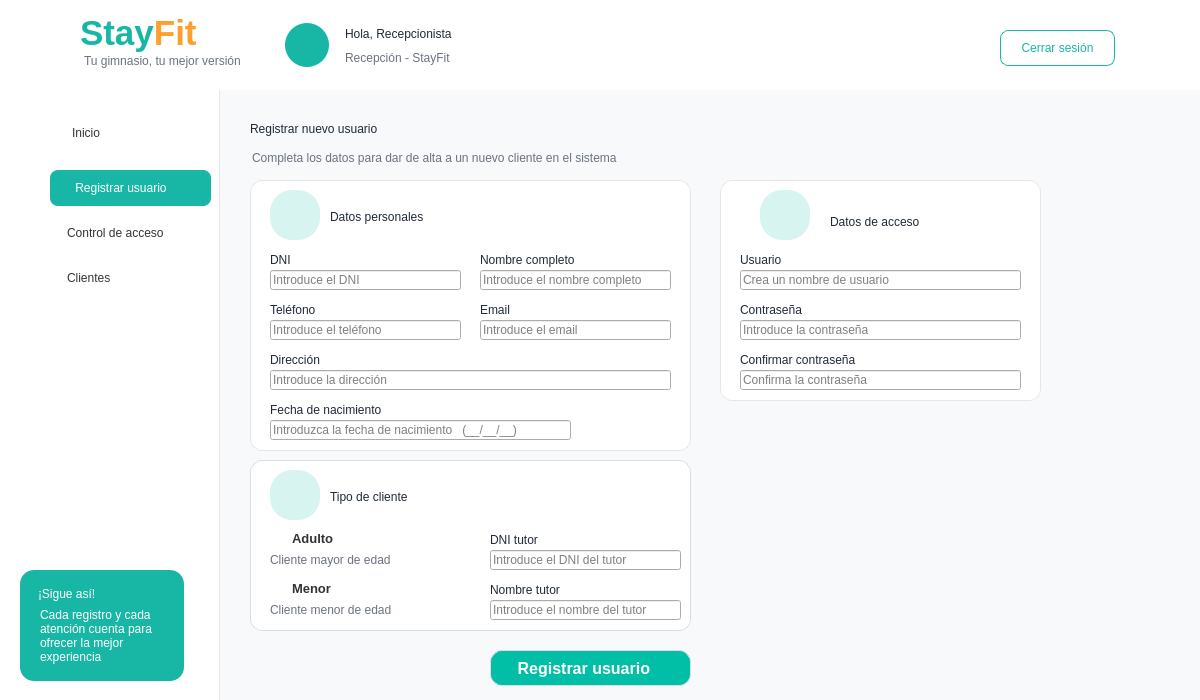
<?xml version="1.0" encoding="UTF-8"?>
<ui version="4.0">
 <class>MainWindow</class>
 <widget class="QMainWindow" name="MainWindow">
  <property name="geometry">
   <rect>
    <x>0</x>
    <y>0</y>
    <width>1200</width>
    <height>700</height>
   </rect>
  </property>
  <property name="windowTitle">
   <string>StayFit - Panel Cliente</string>
  </property>
  <property name="styleSheet">
   <string notr="true">QMainWindow { background-color: #F7F9FA; }
QLabel { background: transparent; color: #1F2937; font-family: &quot;Segoe UI&quot;; }
QPushButton { font-family: &quot;Segoe UI&quot;; }
QFrame#frameHeader { background-color: white; border-bottom: 1px solid #E5E7EB; }
QFrame#frameMenu { background-color: white; border-right: 1px solid #E5E7EB; }
QFrame#frameContenido { background-color: #F7F9FA; border: none; }
QFrame#card1, QFrame#card2, QFrame#card3, QFrame#card4, QFrame#cardTabla, QFrame#cardPago, QFrame#cardActividad, QFrame#cardConsejo, QFrame#cardMotivacion, QFrame#cardSigue { background-color: white; border: 1px solid #E6E6E6; border-radius: 12px; }
QPushButton#btnInicio { background-color: #18B7A5; color: white; border-radius: 8px; text-align: left; padding-left: 22px; font: bold 11pt &quot;Segoe UI&quot;; }
QPushButton#btnClases, QPushButton#btnInscripciones, QPushButton#btnPagos, QPushButton#btnEstadisticas, QPushButton#btnCalorias, QPushButton#btnPerfil, QPushButton#btnInformacion { background-color: transparent; color: #333333; border: none; text-align: left; padding-left: 22px; font: 11pt &quot;Segoe UI&quot;; }
QPushButton#btnClases:hover, QPushButton#btnInscripciones:hover, QPushButton#btnPagos:hover, QPushButton#btnEstadisticas:hover, QPushButton#btnCalorias:hover, QPushButton#btnPerfil:hover, QPushButton#btnInformacion:hover { background-color: #E6F7F5; border-radius: 8px; }
QPushButton#btnCerrarSesion { background-color: white; color: #18B7A5; border: 1px solid #18B7A5; border-radius: 8px; font: bold 10pt &quot;Segoe UI&quot;; }
QPushButton#btnVerInscripciones { background-color: #18B7A5; color: white; border: none; border-radius: 8px; font: bold 10pt &quot;Segoe UI&quot;; }
QPushButton#btnMini { background-color: transparent; color: #00A896; border: none; font: bold 9pt &quot;Segoe UI&quot;; }
QTableWidget { background-color: white; border: 1px solid #E6E6E6; border-radius: 8px; gridline-color: #E6E6E6; font: 9pt &quot;Segoe UI&quot;; }
QHeaderView::section { background-color: white; color: #1F2937; font: bold 9pt &quot;Segoe UI&quot;; border: none; border-bottom: 1px solid #E6E6E6; padding: 6px; }</string>
  </property>
  <widget class="QWidget" name="centralwidget">
   <widget class="QFrame" name="frameHeader">
    <property name="geometry">
     <rect>
      <x>0</x>
      <y>0</y>
      <width>1201</width>
      <height>91</height>
     </rect>
    </property>
    <property name="frameShape">
     <enum>QFrame::NoFrame</enum>
    </property>
    <widget class="QLabel" name="lblLogoIcono">
     <property name="geometry">
      <rect>
       <x>18</x>
       <y>10</y>
       <width>65</width>
       <height>65</height>
      </rect>
     </property>
     <property name="styleSheet">
      <string notr="true">font: 28pt &quot;Segoe UI Emoji&quot;; color: #18B7A5;</string>
     </property>
     <property name="text">
      <string/>
     </property>
     <property name="pixmap">
      <pixmap>../imagenes/logo_stayfit.png</pixmap>
     </property>
     <property name="scaledContents">
      <bool>true</bool>
     </property>
    </widget>
    <widget class="QLabel" name="labelStayFitHeader">
     <property name="geometry">
      <rect>
       <x>80</x>
       <y>8</y>
       <width>170</width>
       <height>51</height>
      </rect>
     </property>
     <property name="text">
      <string>&lt;html&gt;&lt;head/&gt;&lt;body&gt;&lt;p&gt;&lt;span style=&quot; font-size:26pt; font-weight:700; color:#18B7A5;&quot;&gt;Stay&lt;/span&gt;&lt;span style=&quot; font-size:26pt; font-weight:700; color:#FF9F2E;&quot;&gt;Fit&lt;/span&gt;&lt;/p&gt;&lt;/body&gt;&lt;/html&gt;</string>
     </property>
    </widget>
    <widget class="QLabel" name="labelSubtituloHeader">
     <property name="geometry">
      <rect>
       <x>84</x>
       <y>52</y>
       <width>170</width>
       <height>18</height>
      </rect>
     </property>
     <property name="styleSheet">
      <string notr="true">color: #6B7280; font: 9pt &quot;Segoe UI&quot;;</string>
     </property>
     <property name="text">
      <string>Tu gimnasio, tu mejor versión</string>
     </property>
    </widget>
    <widget class="QLabel" name="lblAvatarCliente">
     <property name="geometry">
      <rect>
       <x>285</x>
       <y>23</y>
       <width>44</width>
       <height>44</height>
      </rect>
     </property>
     <property name="styleSheet">
      <string notr="true">background-color: #18B7A5; color: white; border-radius: 22px; font: 20pt &quot;Segoe UI Emoji&quot;;</string>
     </property>
     <property name="text">
      <string/>
     </property>
     <property name="pixmap">
      <pixmap resource="../imagenes/recursos.qrc">:/newPrefix/usuario.png</pixmap>
     </property>
     <property name="scaledContents">
      <bool>true</bool>
     </property>
    </widget>
    <widget class="QLabel" name="lblNombreCliente">
     <property name="geometry">
      <rect>
       <x>345</x>
       <y>22</y>
       <width>270</width>
       <height>24</height>
      </rect>
     </property>
     <property name="styleSheet">
      <string notr="true">font: bold 13pt &quot;Segoe UI&quot;; color: #1F2937;</string>
     </property>
     <property name="text">
      <string>Hola, Recepcionista</string>
     </property>
    </widget>
    <widget class="QLabel" name="lblFechaAltaCliente">
     <property name="geometry">
      <rect>
       <x>345</x>
       <y>48</y>
       <width>250</width>
       <height>20</height>
      </rect>
     </property>
     <property name="styleSheet">
      <string notr="true">font: 10pt &quot;Segoe UI&quot;; color: #6B7280;</string>
     </property>
     <property name="text">
      <string>Recepción - StayFit</string>
     </property>
    </widget>
    <widget class="QPushButton" name="btnCerrarSesion">
     <property name="geometry">
      <rect>
       <x>1000</x>
       <y>30</y>
       <width>115</width>
       <height>36</height>
      </rect>
     </property>
     <property name="text">
      <string>Cerrar sesión</string>
     </property>
    </widget>
    <widget class="QLabel" name="label_17">
     <property name="geometry">
      <rect>
       <x>510</x>
       <y>20</y>
       <width>31</width>
       <height>31</height>
      </rect>
     </property>
     <property name="text">
      <string/>
     </property>
     <property name="pixmap">
      <pixmap resource="../imagenes/recursos.qrc">:/newPrefix/ola.png</pixmap>
     </property>
     <property name="scaledContents">
      <bool>true</bool>
     </property>
    </widget>
   </widget>
   <widget class="QFrame" name="frameMenu">
    <property name="geometry">
     <rect>
      <x>0</x>
      <y>90</y>
      <width>220</width>
      <height>611</height>
     </rect>
    </property>
    <property name="frameShape">
     <enum>QFrame::NoFrame</enum>
    </property>
    <widget class="QPushButton" name="btnInicio">
     <property name="geometry">
      <rect>
       <x>50</x>
       <y>80</y>
       <width>161</width>
       <height>36</height>
      </rect>
     </property>
     <property name="toolTip">
      <string>&lt;html&gt;&lt;head/&gt;&lt;body&gt;&lt;p align=&quot;center&quot;&gt;&lt;br/&gt;&lt;/p&gt;&lt;/body&gt;&lt;/html&gt;</string>
     </property>
     <property name="layoutDirection">
      <enum>Qt::LeftToRight</enum>
     </property>
     <property name="text">
      <string> Registrar usuario    </string>
     </property>
    </widget>
    <widget class="QPushButton" name="btnClases">
     <property name="geometry">
      <rect>
       <x>50</x>
       <y>25</y>
       <width>150</width>
       <height>36</height>
      </rect>
     </property>
     <property name="text">
      <string>Inicio</string>
     </property>
    </widget>
    <widget class="QPushButton" name="btnInscripciones">
     <property name="geometry">
      <rect>
       <x>45</x>
       <y>125</y>
       <width>150</width>
       <height>36</height>
      </rect>
     </property>
     <property name="text">
      <string>Control de acceso</string>
     </property>
    </widget>
    <widget class="QPushButton" name="btnPagos">
     <property name="geometry">
      <rect>
       <x>45</x>
       <y>170</y>
       <width>150</width>
       <height>36</height>
      </rect>
     </property>
     <property name="text">
      <string>Clientes</string>
     </property>
    </widget>
    <widget class="QFrame" name="cardSigue">
     <property name="geometry">
      <rect>
       <x>20</x>
       <y>480</y>
       <width>164</width>
       <height>111</height>
      </rect>
     </property>
     <property name="styleSheet">
      <string notr="true">QFrame#cardSigue { background-color: #18B7A5; border-radius: 14px; border: none; }</string>
     </property>
     <widget class="QLabel" name="lblSigue">
      <property name="geometry">
       <rect>
        <x>18</x>
        <y>12</y>
        <width>130</width>
        <height>24</height>
       </rect>
      </property>
      <property name="styleSheet">
       <string notr="true">color:white; font:bold 11pt &quot;Segoe UI&quot;;</string>
      </property>
      <property name="text">
       <string>¡Sigue así!</string>
      </property>
     </widget>
     <widget class="QLabel" name="lblSigueTexto">
      <property name="geometry">
       <rect>
        <x>20</x>
        <y>30</y>
        <width>130</width>
        <height>71</height>
       </rect>
      </property>
      <property name="styleSheet">
       <string notr="true">color:white; font:9pt &quot;Segoe UI&quot;;</string>
      </property>
      <property name="text">
       <string>Cada registro y cada atención cuenta para ofrecer la mejor experiencia</string>
      </property>
      <property name="wordWrap">
       <bool>true</bool>
      </property>
     </widget>
    </widget>
    <widget class="QLabel" name="label">
     <property name="geometry">
      <rect>
       <x>20</x>
       <y>30</y>
       <width>20</width>
       <height>20</height>
      </rect>
     </property>
     <property name="text">
      <string/>
     </property>
     <property name="pixmap">
      <pixmap>../imagenes/casa_inicio.png</pixmap>
     </property>
     <property name="scaledContents">
      <bool>true</bool>
     </property>
    </widget>
    <widget class="QLabel" name="label_3">
     <property name="geometry">
      <rect>
       <x>15</x>
       <y>130</y>
       <width>25</width>
       <height>25</height>
      </rect>
     </property>
     <property name="text">
      <string/>
     </property>
     <property name="pixmap">
      <pixmap>../imagenes/control de acceso.png</pixmap>
     </property>
     <property name="scaledContents">
      <bool>true</bool>
     </property>
    </widget>
    <widget class="QLabel" name="label_12">
     <property name="geometry">
      <rect>
       <x>15</x>
       <y>80</y>
       <width>31</width>
       <height>31</height>
      </rect>
     </property>
     <property name="text">
      <string/>
     </property>
     <property name="pixmap">
      <pixmap>../imagenes/registrar usuario.png</pixmap>
     </property>
     <property name="scaledContents">
      <bool>true</bool>
     </property>
    </widget>
    <widget class="QLabel" name="label_8">
     <property name="geometry">
      <rect>
       <x>15</x>
       <y>170</y>
       <width>31</width>
       <height>31</height>
      </rect>
     </property>
     <property name="text">
      <string/>
     </property>
     <property name="pixmap">
      <pixmap>../imagenes/clientes.png</pixmap>
     </property>
     <property name="scaledContents">
      <bool>true</bool>
     </property>
    </widget>
   </widget>
   <widget class="QFrame" name="frameContenido">
    <property name="geometry">
     <rect>
      <x>220</x>
      <y>90</y>
      <width>991</width>
      <height>611</height>
     </rect>
    </property>
    <property name="frameShape">
     <enum>QFrame::NoFrame</enum>
    </property>
    <widget class="QLabel" name="lblBienvenida">
     <property name="geometry">
      <rect>
       <x>30</x>
       <y>22</y>
       <width>341</width>
       <height>34</height>
      </rect>
     </property>
     <property name="styleSheet">
      <string notr="true">font:bold 20pt &quot;Segoe UI&quot;; color:#1F2937;</string>
     </property>
     <property name="text">
      <string>Registrar nuevo usuario</string>
     </property>
    </widget>
    <widget class="QLabel" name="lblResumen">
     <property name="geometry">
      <rect>
       <x>32</x>
       <y>58</y>
       <width>470</width>
       <height>20</height>
      </rect>
     </property>
     <property name="styleSheet">
      <string notr="true">font:9pt &quot;Segoe UI&quot;; color:#6B7280;</string>
     </property>
     <property name="text">
      <string>Completa los datos para dar de alta a un nuevo cliente en el sistema</string>
     </property>
    </widget>
    <widget class="QFrame" name="card1">
     <property name="geometry">
      <rect>
       <x>30</x>
       <y>90</y>
       <width>441</width>
       <height>271</height>
      </rect>
     </property>
     <widget class="QLabel" name="label_13">
      <property name="geometry">
       <rect>
        <x>30</x>
        <y>20</y>
        <width>31</width>
        <height>31</height>
       </rect>
      </property>
      <property name="text">
       <string/>
      </property>
      <property name="pixmap">
       <pixmap>../imagenes/usuario.png</pixmap>
      </property>
      <property name="scaledContents">
       <bool>true</bool>
      </property>
     </widget>
     <widget class="QLabel" name="lblNombreCliente_2">
      <property name="geometry">
       <rect>
        <x>80</x>
        <y>25</y>
        <width>270</width>
        <height>24</height>
       </rect>
      </property>
      <property name="styleSheet">
       <string notr="true">font: bold 13pt &quot;Segoe UI&quot;; color: #1F2937;</string>
      </property>
      <property name="text">
       <string>Datos personales</string>
      </property>
     </widget>
     <widget class="QLabel" name="lblTituloCal_2">
      <property name="geometry">
       <rect>
        <x>20</x>
        <y>70</y>
        <width>100</width>
        <height>20</height>
       </rect>
      </property>
      <property name="styleSheet">
       <string notr="true">font:bold 8pt &quot;Segoe UI&quot;;</string>
      </property>
      <property name="text">
       <string>DNI</string>
      </property>
     </widget>
     <widget class="QLabel" name="lblTituloCal_3">
      <property name="geometry">
       <rect>
        <x>20</x>
        <y>120</y>
        <width>100</width>
        <height>20</height>
       </rect>
      </property>
      <property name="styleSheet">
       <string notr="true">font:bold 8pt &quot;Segoe UI&quot;;</string>
      </property>
      <property name="text">
       <string>Teléfono</string>
      </property>
     </widget>
     <widget class="QLabel" name="lblTituloCal_4">
      <property name="geometry">
       <rect>
        <x>230</x>
        <y>70</y>
        <width>100</width>
        <height>20</height>
       </rect>
      </property>
      <property name="styleSheet">
       <string notr="true">font:bold 8pt &quot;Segoe UI&quot;;</string>
      </property>
      <property name="text">
       <string>Nombre completo</string>
      </property>
     </widget>
     <widget class="QLabel" name="lblTituloCal_5">
      <property name="geometry">
       <rect>
        <x>230</x>
        <y>120</y>
        <width>100</width>
        <height>20</height>
       </rect>
      </property>
      <property name="styleSheet">
       <string notr="true">font:bold 8pt &quot;Segoe UI&quot;;</string>
      </property>
      <property name="text">
       <string>Email</string>
      </property>
     </widget>
     <widget class="QLabel" name="lblTituloCal_6">
      <property name="geometry">
       <rect>
        <x>20</x>
        <y>170</y>
        <width>100</width>
        <height>20</height>
       </rect>
      </property>
      <property name="styleSheet">
       <string notr="true">font:bold 8pt &quot;Segoe UI&quot;;</string>
      </property>
      <property name="text">
       <string>Dirección</string>
      </property>
     </widget>
     <widget class="QLabel" name="lblTituloCal_7">
      <property name="geometry">
       <rect>
        <x>20</x>
        <y>220</y>
        <width>111</width>
        <height>20</height>
       </rect>
      </property>
      <property name="styleSheet">
       <string notr="true">font:bold 8pt &quot;Segoe UI&quot;;</string>
      </property>
      <property name="text">
       <string>Fecha de nacimiento</string>
      </property>
     </widget>
     <widget class="QLineEdit" name="lineEdit">
      <property name="geometry">
       <rect>
        <x>20</x>
        <y>90</y>
        <width>191</width>
        <height>20</height>
       </rect>
      </property>
      <property name="text">
       <string/>
      </property>
      <property name="placeholderText">
       <string>Introduce el DNI</string>
      </property>
     </widget>
     <widget class="QLineEdit" name="lineEdit_3">
      <property name="geometry">
       <rect>
        <x>20</x>
        <y>190</y>
        <width>401</width>
        <height>20</height>
       </rect>
      </property>
      <property name="placeholderText">
       <string>Introduce la dirección</string>
      </property>
     </widget>
     <widget class="QLineEdit" name="lineEdit_4">
      <property name="geometry">
       <rect>
        <x>20</x>
        <y>240</y>
        <width>301</width>
        <height>20</height>
       </rect>
      </property>
      <property name="placeholderText">
       <string>Introduzca la fecha de nacimiento   (__/__/__)</string>
      </property>
     </widget>
     <widget class="QLineEdit" name="lineEdit_5">
      <property name="geometry">
       <rect>
        <x>230</x>
        <y>90</y>
        <width>191</width>
        <height>20</height>
       </rect>
      </property>
      <property name="text">
       <string/>
      </property>
      <property name="placeholderText">
       <string>Introduce el nombre completo</string>
      </property>
     </widget>
     <widget class="QLineEdit" name="lineEdit_2">
      <property name="geometry">
       <rect>
        <x>20</x>
        <y>140</y>
        <width>191</width>
        <height>20</height>
       </rect>
      </property>
      <property name="text">
       <string/>
      </property>
      <property name="placeholderText">
       <string>Introduce el teléfono</string>
      </property>
     </widget>
     <widget class="QLineEdit" name="lineEdit_6">
      <property name="geometry">
       <rect>
        <x>230</x>
        <y>140</y>
        <width>191</width>
        <height>20</height>
       </rect>
      </property>
      <property name="text">
       <string/>
      </property>
      <property name="placeholderText">
       <string>Introduce el email</string>
      </property>
     </widget>
     <widget class="QLabel" name="lblIconAs_2">
      <property name="geometry">
       <rect>
        <x>20</x>
        <y>10</y>
        <width>50</width>
        <height>50</height>
       </rect>
      </property>
      <property name="styleSheet">
       <string notr="true">background-color:#D8F4F0; color:#18B7A5; border-radius:22px; font:bold 20pt &quot;Segoe UI&quot;;</string>
      </property>
      <property name="text">
       <string/>
      </property>
     </widget>
     <zorder>lblIconAs_2</zorder>
     <zorder>label_13</zorder>
     <zorder>lblNombreCliente_2</zorder>
     <zorder>lblTituloCal_2</zorder>
     <zorder>lblTituloCal_3</zorder>
     <zorder>lblTituloCal_4</zorder>
     <zorder>lblTituloCal_5</zorder>
     <zorder>lblTituloCal_6</zorder>
     <zorder>lblTituloCal_7</zorder>
     <zorder>lineEdit</zorder>
     <zorder>lineEdit_3</zorder>
     <zorder>lineEdit_4</zorder>
     <zorder>lineEdit_5</zorder>
     <zorder>lineEdit_2</zorder>
     <zorder>lineEdit_6</zorder>
    </widget>
    <widget class="QFrame" name="card3">
     <property name="geometry">
      <rect>
       <x>500</x>
       <y>90</y>
       <width>321</width>
       <height>221</height>
      </rect>
     </property>
     <widget class="QLabel" name="label_14">
      <property name="geometry">
       <rect>
        <x>47</x>
        <y>20</y>
        <width>35</width>
        <height>35</height>
       </rect>
      </property>
      <property name="text">
       <string/>
      </property>
      <property name="pixmap">
       <pixmap>../imagenes/candado.png</pixmap>
      </property>
      <property name="scaledContents">
       <bool>true</bool>
      </property>
     </widget>
     <widget class="QLabel" name="lblIconAs_3">
      <property name="geometry">
       <rect>
        <x>40</x>
        <y>10</y>
        <width>50</width>
        <height>50</height>
       </rect>
      </property>
      <property name="styleSheet">
       <string notr="true">background-color:#D8F4F0; color:#18B7A5; border-radius:22px; font:bold 20pt &quot;Segoe UI&quot;;</string>
      </property>
      <property name="text">
       <string/>
      </property>
     </widget>
     <widget class="QLabel" name="lblNombreCliente_3">
      <property name="geometry">
       <rect>
        <x>110</x>
        <y>30</y>
        <width>270</width>
        <height>24</height>
       </rect>
      </property>
      <property name="styleSheet">
       <string notr="true">font: bold 13pt &quot;Segoe UI&quot;; color: #1F2937;</string>
      </property>
      <property name="text">
       <string>Datos de acceso</string>
      </property>
     </widget>
     <widget class="QLabel" name="lblTituloCal_8">
      <property name="geometry">
       <rect>
        <x>20</x>
        <y>70</y>
        <width>100</width>
        <height>20</height>
       </rect>
      </property>
      <property name="styleSheet">
       <string notr="true">font:bold 8pt &quot;Segoe UI&quot;;</string>
      </property>
      <property name="text">
       <string>Usuario</string>
      </property>
     </widget>
     <widget class="QLineEdit" name="lineEdit_7">
      <property name="geometry">
       <rect>
        <x>20</x>
        <y>90</y>
        <width>281</width>
        <height>20</height>
       </rect>
      </property>
      <property name="text">
       <string/>
      </property>
      <property name="placeholderText">
       <string>Crea un nombre de usuario</string>
      </property>
     </widget>
     <widget class="QLabel" name="lblTituloCal_9">
      <property name="geometry">
       <rect>
        <x>20</x>
        <y>120</y>
        <width>100</width>
        <height>20</height>
       </rect>
      </property>
      <property name="styleSheet">
       <string notr="true">font:bold 8pt &quot;Segoe UI&quot;;</string>
      </property>
      <property name="text">
       <string>Contraseña</string>
      </property>
     </widget>
     <widget class="QLineEdit" name="lineEdit_8">
      <property name="geometry">
       <rect>
        <x>20</x>
        <y>140</y>
        <width>281</width>
        <height>20</height>
       </rect>
      </property>
      <property name="text">
       <string/>
      </property>
      <property name="placeholderText">
       <string>Introduce la contraseña</string>
      </property>
     </widget>
     <widget class="QLabel" name="lblTituloCal_10">
      <property name="geometry">
       <rect>
        <x>20</x>
        <y>170</y>
        <width>131</width>
        <height>20</height>
       </rect>
      </property>
      <property name="styleSheet">
       <string notr="true">font:bold 8pt &quot;Segoe UI&quot;;</string>
      </property>
      <property name="text">
       <string>Confirmar contraseña</string>
      </property>
     </widget>
     <widget class="QLineEdit" name="lineEdit_9">
      <property name="geometry">
       <rect>
        <x>20</x>
        <y>190</y>
        <width>281</width>
        <height>20</height>
       </rect>
      </property>
      <property name="text">
       <string/>
      </property>
      <property name="placeholderText">
       <string>Confirma la contraseña</string>
      </property>
     </widget>
     <zorder>lblIconAs_3</zorder>
     <zorder>label_14</zorder>
     <zorder>lblNombreCliente_3</zorder>
     <zorder>lblTituloCal_8</zorder>
     <zorder>lineEdit_7</zorder>
     <zorder>lblTituloCal_9</zorder>
     <zorder>lineEdit_8</zorder>
     <zorder>lblTituloCal_10</zorder>
     <zorder>lineEdit_9</zorder>
    </widget>
    <widget class="QLabel" name="label_19">
     <property name="geometry">
      <rect>
       <x>-390</x>
       <y>0</y>
       <width>1391</width>
       <height>621</height>
      </rect>
     </property>
     <property name="styleSheet">
      <string notr="true">background:#F7F9FB</string>
     </property>
     <property name="text">
      <string/>
     </property>
     <property name="pixmap">
      <pixmap>../imagenes/reborde_ola.png</pixmap>
     </property>
     <property name="scaledContents">
      <bool>true</bool>
     </property>
    </widget>
    <widget class="QFrame" name="card1_2">
     <property name="geometry">
      <rect>
       <x>30</x>
       <y>370</y>
       <width>441</width>
       <height>171</height>
      </rect>
     </property>
     <property name="styleSheet">
      <string notr="true">#card1_2 {
    background-color: #FFFFFF;
    border: 1px solid #DADDE2;
    border-radius: 12px;
}</string>
     </property>
     <widget class="QLabel" name="label_15">
      <property name="geometry">
       <rect>
        <x>30</x>
        <y>20</y>
        <width>31</width>
        <height>31</height>
       </rect>
      </property>
      <property name="text">
       <string/>
      </property>
      <property name="pixmap">
       <pixmap>../imagenes/usuario.png</pixmap>
      </property>
      <property name="scaledContents">
       <bool>true</bool>
      </property>
     </widget>
     <widget class="QLabel" name="lblNombreCliente_4">
      <property name="geometry">
       <rect>
        <x>80</x>
        <y>25</y>
        <width>270</width>
        <height>24</height>
       </rect>
      </property>
      <property name="styleSheet">
       <string notr="true">font: bold 13pt &quot;Segoe UI&quot;; color: #1F2937;</string>
      </property>
      <property name="text">
       <string>Tipo de cliente</string>
      </property>
     </widget>
     <widget class="QLabel" name="lblTituloCal_13">
      <property name="geometry">
       <rect>
        <x>240</x>
        <y>70</y>
        <width>100</width>
        <height>20</height>
       </rect>
      </property>
      <property name="styleSheet">
       <string notr="true">font:bold 8pt &quot;Segoe UI&quot;;</string>
      </property>
      <property name="text">
       <string>DNI tutor</string>
      </property>
     </widget>
     <widget class="QLabel" name="lblTituloCal_14">
      <property name="geometry">
       <rect>
        <x>240</x>
        <y>120</y>
        <width>100</width>
        <height>20</height>
       </rect>
      </property>
      <property name="styleSheet">
       <string notr="true">font:bold 8pt &quot;Segoe UI&quot;;</string>
      </property>
      <property name="text">
       <string>Nombre tutor</string>
      </property>
     </widget>
     <widget class="QLineEdit" name="lineEdit_13">
      <property name="geometry">
       <rect>
        <x>240</x>
        <y>90</y>
        <width>191</width>
        <height>20</height>
       </rect>
      </property>
      <property name="text">
       <string/>
      </property>
      <property name="placeholderText">
       <string>Introduce el DNI del tutor</string>
      </property>
     </widget>
     <widget class="QLineEdit" name="lineEdit_15">
      <property name="geometry">
       <rect>
        <x>240</x>
        <y>140</y>
        <width>191</width>
        <height>20</height>
       </rect>
      </property>
      <property name="text">
       <string/>
      </property>
      <property name="placeholderText">
       <string>Introduce el nombre del tutor</string>
      </property>
     </widget>
     <widget class="QLabel" name="lblIconAs_4">
      <property name="geometry">
       <rect>
        <x>20</x>
        <y>10</y>
        <width>50</width>
        <height>50</height>
       </rect>
      </property>
      <property name="styleSheet">
       <string notr="true">background-color:#D8F4F0; color:#18B7A5; border-radius:22px; font:bold 20pt &quot;Segoe UI&quot;;</string>
      </property>
      <property name="text">
       <string/>
      </property>
     </widget>
     <widget class="QLabel" name="label_9">
      <property name="geometry">
       <rect>
        <x>30</x>
        <y>20</y>
        <width>31</width>
        <height>31</height>
       </rect>
      </property>
      <property name="styleSheet">
       <string notr="true">background-color:transparent</string>
      </property>
      <property name="text">
       <string/>
      </property>
      <property name="pixmap">
       <pixmap>../imagenes/clientes.png</pixmap>
      </property>
      <property name="scaledContents">
       <bool>true</bool>
      </property>
     </widget>
     <widget class="QLabel" name="lblResumen_2">
      <property name="geometry">
       <rect>
        <x>20</x>
        <y>90</y>
        <width>131</width>
        <height>20</height>
       </rect>
      </property>
      <property name="styleSheet">
       <string notr="true">font:9pt &quot;Segoe UI&quot;; color:#6B7280;</string>
      </property>
      <property name="text">
       <string>Cliente mayor de edad</string>
      </property>
     </widget>
     <widget class="QRadioButton" name="radioButton">
      <property name="geometry">
       <rect>
        <x>20</x>
        <y>70</y>
        <width>82</width>
        <height>17</height>
       </rect>
      </property>
      <property name="font">
       <font>
        <pointsize>-1</pointsize>
        <weight>75</weight>
        <bold>true</bold>
       </font>
      </property>
      <property name="styleSheet">
       <string notr="true">QRadioButton {
    background-color: transparent;
    color: #333333;
    font-size: 13px;
}

QRadioButton::indicator {
    width: 16px;
    height: 16px;
}</string>
      </property>
      <property name="text">
       <string>Adulto</string>
      </property>
     </widget>
     <widget class="QRadioButton" name="radioButton_2">
      <property name="geometry">
       <rect>
        <x>20</x>
        <y>120</y>
        <width>82</width>
        <height>17</height>
       </rect>
      </property>
      <property name="font">
       <font>
        <pointsize>-1</pointsize>
        <weight>75</weight>
        <bold>true</bold>
       </font>
      </property>
      <property name="styleSheet">
       <string notr="true">QRadioButton {
    background-color: transparent;
    color: #333333;
    font-size: 13px;
}

QRadioButton::indicator {
    width: 16px;
    height: 16px;
}</string>
      </property>
      <property name="text">
       <string>Menor</string>
      </property>
     </widget>
     <widget class="QLabel" name="lblResumen_3">
      <property name="geometry">
       <rect>
        <x>20</x>
        <y>140</y>
        <width>131</width>
        <height>20</height>
       </rect>
      </property>
      <property name="styleSheet">
       <string notr="true">font:9pt &quot;Segoe UI&quot;; color:#6B7280;</string>
      </property>
      <property name="text">
       <string>Cliente menor de edad</string>
      </property>
     </widget>
    </widget>
    <widget class="QLabel" name="label_16">
     <property name="geometry">
      <rect>
       <x>-390</x>
       <y>0</y>
       <width>1391</width>
       <height>621</height>
      </rect>
     </property>
     <property name="text">
      <string/>
     </property>
     <property name="pixmap">
      <pixmap>../imagenes/reborde_ola.png</pixmap>
     </property>
     <property name="scaledContents">
      <bool>true</bool>
     </property>
    </widget>
    <widget class="QPushButton" name="btnInicio_2">
     <property name="geometry">
      <rect>
       <x>270</x>
       <y>560</y>
       <width>201</width>
       <height>36</height>
      </rect>
     </property>
     <property name="font">
      <font>
       <family>Segoe UI</family>
       <pointsize>12</pointsize>
       <weight>75</weight>
       <bold>true</bold>
      </font>
     </property>
     <property name="toolTip">
      <string>&lt;html&gt;&lt;head/&gt;&lt;body&gt;&lt;p align=&quot;center&quot;&gt;&lt;br/&gt;&lt;/p&gt;&lt;/body&gt;&lt;/html&gt;</string>
     </property>
     <property name="layoutDirection">
      <enum>Qt::LeftToRight</enum>
     </property>
     <property name="styleSheet">
      <string notr="true">
#btnInicio_2 {
    background-color:#00BFA6;
    border: 1px solid #DADDE2;
	color: #FFFFFF;
    border-radius: 12px;
}</string>
     </property>
     <property name="text">
      <string> Registrar usuario    </string>
     </property>
    </widget>
    <zorder>label_16</zorder>
    <zorder>label_19</zorder>
    <zorder>lblBienvenida</zorder>
    <zorder>lblResumen</zorder>
    <zorder>card1</zorder>
    <zorder>card3</zorder>
    <zorder>card1_2</zorder>
    <zorder>btnInicio_2</zorder>
   </widget>
  </widget>
 </widget>
 <resources>
  <include location="../imagenes/recursos.qrc"/>
 </resources>
 <connections/>
</ui>
